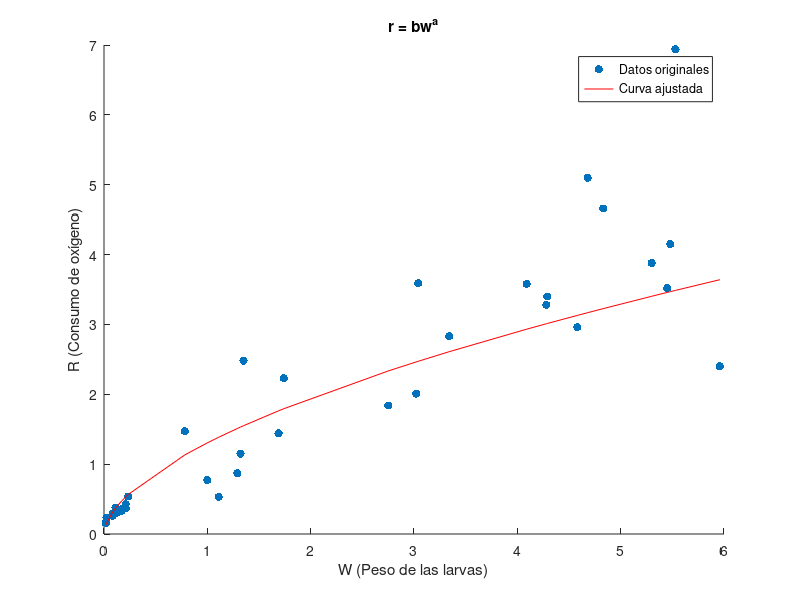
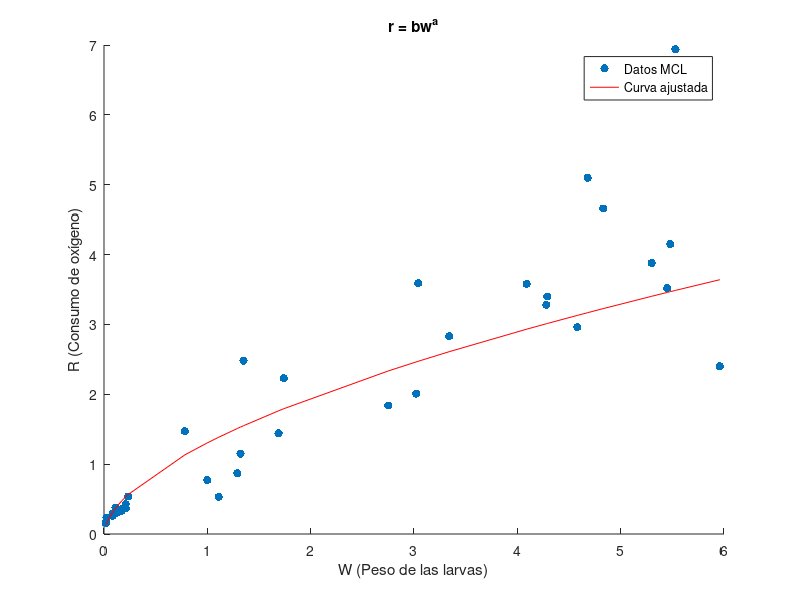

Reproduce these figures in MATLAB, in order.
%% Asignación 1 - Problema 3
% Datos

w = [0.017, 0.087, 0.174, 1.11, 1.74, 4.09, 5.45, 5.96, 0.025, 0.111, 0.211, 0.999, 3.02, 4.28, 4.58, 4.68, 0.020, 0.085, 0.171, 1.29, 3.04, 4.29, 5.30, 0.020, 0.119, 0.210, 1.32, 3.34, 5.48, 0.025, 0.233, 0.783, 1.35, 1.69, 2.75, 4.83, 5.53];
r = [0.154, 0.296, 0.363, 0.531, 2.23, 3.58, 3.52, 2.40, 0.23, 0.375, 0.366, 0.771, 2.01, 3.28, 2.96, 5.10, 0.181, 0.260, 0.334, 0.87, 3.59, 3.40, 3.88, 0.180, 0.299, 0.428, 1.15, 2.83, 4.15, 0.234, 0.537, 1.47, 2.48, 1.44, 1.84, 4.66, 6.94];
[wSorted, idx] = sort(w);
rSorted = r(idx);

%% a)

% Metodo (Minimos cuadrados - Lineal)
disp('Calculo de coeficientes mediante minimos cuadrados, con aproximacion polinomica lineal.');
line = polyfit(log(wSorted), log(rSorted), 1);
rFit = exp(polyval(line, log(wSorted)));
a = line(1);
fprintf('a: %.4f\n', a);
b = exp(line(2));
fprintf('a: %.4f\n', b);

%% b)

% Grafico lineal

figure;
hold on;
scatter(wSorted, rSorted, 'filled');
plot(wSorted, rFit, 'r');
xlabel('W (Peso de las larvas)'), ylabel('R (Consumo de oxígeno)');
legend('Datos originales', 'Curva ajustada');
title('r = bw^a');
hold off;

%% c)

% Error lineal

errorLineal = sum((rSorted - rFit).^2);
fprintf('El error asociado es: %.20f\n', errorLineal);

%% d)

% Metodo (Minimos Cuadrados - Cuadratico)
disp('Calculo de coeficientes mediante minimos cuadrados, con aproximacion polinomica cuadratica.');
line = polyfit(log(wSorted), log(rFit), 2);
rFitCuadratic = exp(polyval(line, log(wSorted)));
a = line(2);
fprintf('a: %.4f\n', a);
b = exp(line(3));
fprintf('a: %.4f\n', b);

% Grafico cuadratico

figure;
hold on;
scatter(wSorted, rSorted, 'filled');
plot(wSorted, rFitCuadratic, 'r');
xlabel('W (Peso de las larvas)'), ylabel('R (Consumo de oxígeno)');
legend('Datos MCL', 'Curva ajustada');
title('r = bw^a');
hold off;

% Error cuadratico

errorCuadratico = sum((rSorted - rFitCuadratic).^2);
fprintf('El error asociado es: %.20f\n', errorCuadratico);
line = polyfit(log(wSorted), log(rFit), 2);
rFitCuadratic = exp(polyval(line, log(wSorted)));

%% e)

% Diferencia de error

magnitudDiferencia = abs(errorLineal - errorCuadratico);

if errorLineal == errorCuadratico
    fprintf('Los errores son iguales.');
else
    if errorLineal < errorCuadratico
        fprintf('El error lineal es menor. Produce la mejor aproximacion.\n');
        fprintf('Error lineal: %.4f\n', errorLineal);
        fprintf('Error cuadrático: %.4f\n', errorCuadratico);
    else
        fprintf('El error cuadrático es menor. Produce la mejor aproximacion.\n');
        fprintf('Error lineal: %.4f\n', errorLineal);
        fprintf('Error cuadrático: %.4f\n', errorCuadratico);
    end
    fprintf('Magnitud de la diferencia: %.20f\n', magnitudDiferencia);
end